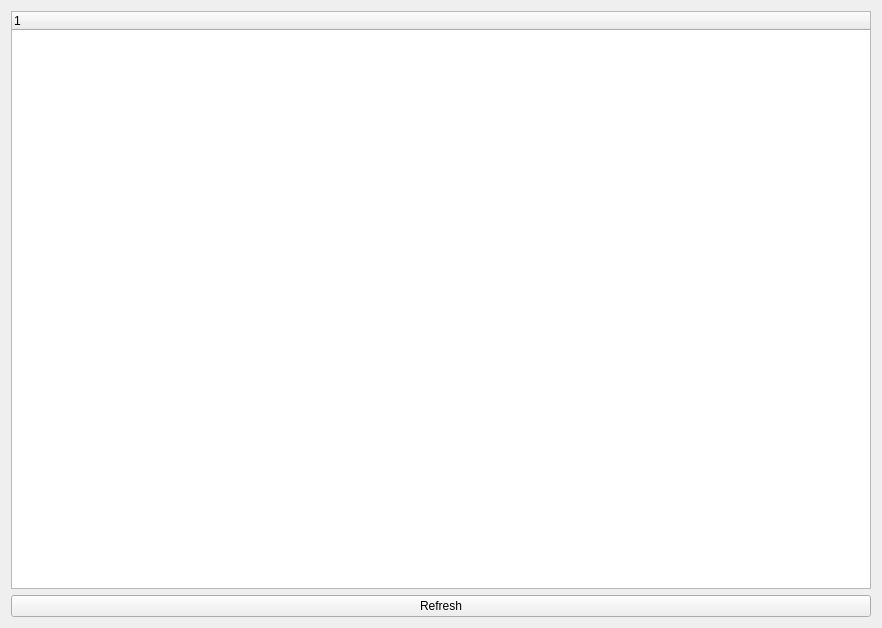
<?xml version="1.0" encoding="UTF-8"?>
<ui version="4.0">
 <class>wdObjectLocator</class>
 <widget class="QWidget" name="wdObjectLocator">
  <property name="geometry">
   <rect>
    <x>0</x>
    <y>0</y>
    <width>882</width>
    <height>628</height>
   </rect>
  </property>
  <property name="sizePolicy">
   <sizepolicy hsizetype="Expanding" vsizetype="Expanding">
    <horstretch>100</horstretch>
    <verstretch>100</verstretch>
   </sizepolicy>
  </property>
  <property name="maximumSize">
   <size>
    <width>16777215</width>
    <height>16777215</height>
   </size>
  </property>
  <property name="windowTitle">
   <string>wdObjectView</string>
  </property>
  <layout class="QVBoxLayout" name="verticalLayout" stretch="0,0">
   <property name="sizeConstraint">
    <enum>QLayout::SetMaximumSize</enum>
   </property>
   <item>
    <layout class="QHBoxLayout" name="horizontalLayout">
     <property name="sizeConstraint">
      <enum>QLayout::SetMaximumSize</enum>
     </property>
     <item>
      <widget class="QTreeWidget" name="tvwLocationView">
       <column>
        <property name="text">
         <string notr="true">1</string>
        </property>
       </column>
      </widget>
     </item>
    </layout>
   </item>
   <item>
    <layout class="QHBoxLayout" name="horizontalLayout_3">
     <property name="sizeConstraint">
      <enum>QLayout::SetMaximumSize</enum>
     </property>
     <item>
      <widget class="QPushButton" name="btnRefresh">
       <property name="text">
        <string>Refresh</string>
       </property>
      </widget>
     </item>
    </layout>
   </item>
  </layout>
 </widget>
 <resources/>
 <connections/>
</ui>
